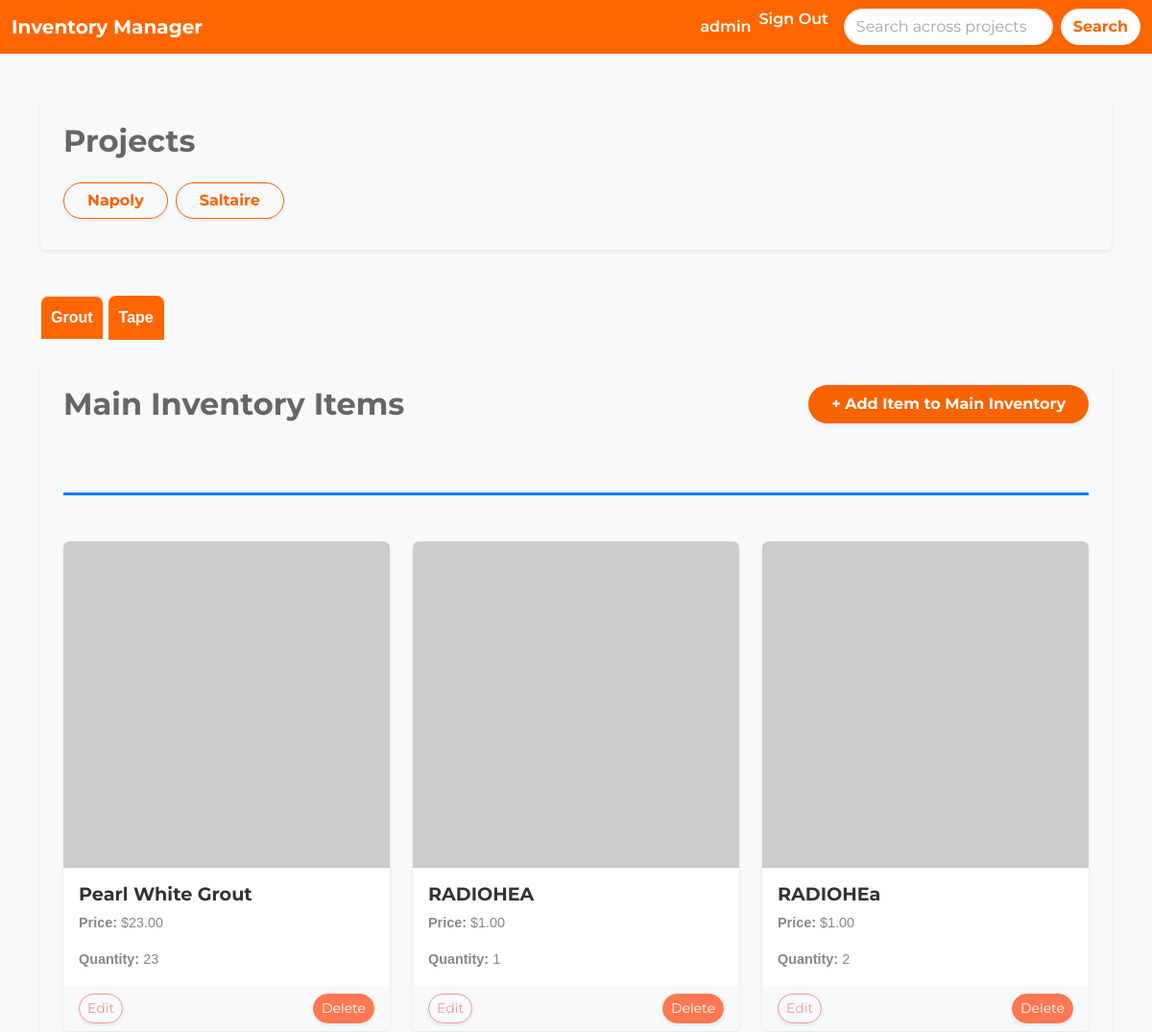
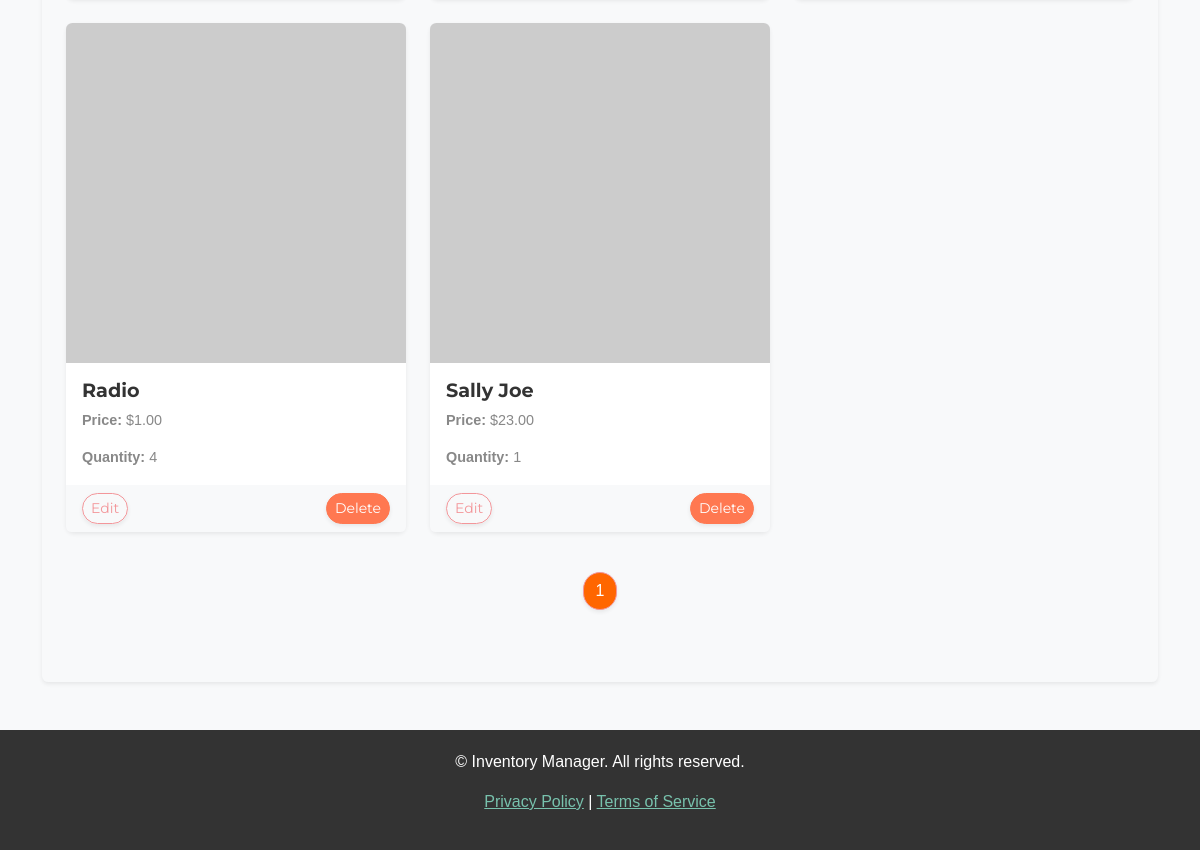
The page /dashboard/ (signed in) on the database its author committed (2 pictures, top to bottom).
### inventory/models.py (models this page shows, shortened)
class Project(models.Model):
	name = models.CharField(max_length=200)
	description = models.TextField(blank=True, null=True)
	user = models.ForeignKey(User, on_delete=models.CASCADE)
	date_created = models.DateTimeField(auto_now_add=True)

class Category(models.Model):
	name = models.CharField(max_length=200)
	class Meta:
		verbose_name_plural = 'categories'

class InventoryItem(models.Model):
    name = models.CharField(max_length=200)
    quantity = models.IntegerField()
    category = models.ForeignKey('Category', on_delete=models.SET_NULL, blank=True, null=True)
    price = models.DecimalField(max_digits=10, decimal_places=2, blank=True, null=True)
    date_created = models.DateTimeField(auto_now_add=True)
    user = models.ForeignKey(User, on_delete=models.CASCADE)
    project = models.ForeignKey(Project, on_delete=models.CASCADE, related_name="inventory_items", blank=False, null=False)
    image = models.ImageField(upload_to='inventory_images/', null=True, blank=True)

### inventory/views.py (the view)
# urls.py: path('dashboard/', Dashboard.as_view(), name='dashboard'),
class Dashboard(LoginRequiredMixin, View):
    def get(self, request):
        main_project = Project.objects.filter(name="Main Project").first()
        projects = Project.objects.exclude(id=main_project.id).order_by('name') if main_project else Project.objects.all().order_by('name')
        search_query = request.GET.get('search', '')
        items = InventoryItem.objects.filter(project=main_project)
        if search_query:
            items = items.filter(name__icontains=search_query)
        items = items.order_by('category__name', 'name')
        grouped_inventory = {}
        items_per_page = 6
        for item in items:
            category = item.category.name
            if category not in grouped_inventory:
                grouped_inventory[category] = []
            grouped_inventory[category].append(item)
        category_pages = {}
        for category, item_list in grouped_inventory.items():
            paginator = Paginator(item_list, items_per_page)
            page_number = request.GET.get(f'page_{category}', 1)
            category_pages[category] = paginator.get_page(page_number)
        return render(request, 'inventory/dashboard.html', {
            'main_project': main_project,
            'projects': projects,
            'grouped_inventory': category_pages,
        })

### inventory/templates/inventory/dashboard.html (shortened to what this page needs)
{% extends 'inventory/base.html' %}
{% load crispy_forms_tags %}
{% block content %}
    <div class="container mt-5">
        <div class="card shadow-sm p-4 mb-5 rounded" style="border: none; background-color: var(--light-grey);">
            <h2 class="mb-4" style="color: var(--dark-grey); font-weight: bold;">Projects</h2>
            {% if projects %}
                <div class="d-flex flex-wrap gap-2">
                    {% for project in projects %}
                        <a href="{% url 'project_inventory' project.id %}" class="btn btn-outline-primary mb-2 rounded-pill shadow-sm px-4" style="font-weight: bold; color: var(--primary-color);">
                            {{ project.name }}
                        </a>
                    {% endfor %}
                </div>
            {% else %}
                <p style="color: var(--dark-grey);">No projects available.</p>
            {% endif %}
        </div>
        <div class="category-tabs mb-4">
            <ul class="nav nav-tabs border-0" style="font-weight: bold;">
                {% for category, items in grouped_inventory.items %}
                    <li class="nav-item">
                        <a class="nav-link {% if forloop.first %}active{% endif %}"
                           data-bs-toggle="tab" href="#category_{{ forloop.counter }}"
                           style="color: #FFFFFF; background-color: #FF6600; border-radius: 8px 8px 0 0; padding: 10px; margin-right: 5px; text-align: center;">
                            {{ category }}
                        </a>
                    </li>
                {% endfor %}
            </ul>
        </div>
        <div class="card shadow-sm p-4 mb-5 rounded" style="border: none; background-color: var(--light-grey);">
            <div class="d-flex justify-content-between align-items-center mb-4">
                <h2 class="mb-0" style="color: var(--dark-grey); font-weight: bold;">Main Inventory Items</h2>
                <a href="{% url 'add-item' %}" class="btn btn-primary rounded-pill px-4 py-2 shadow-sm">+ Add Item to Main Inventory</a>
            </div>
            <div class="tab-content">
                {% for category, items in grouped_inventory.items %}
                    <div class="tab-pane fade {% if forloop.first %}show active{% endif %}" id="category_{{ forloop.counter }}">
                        <div class="category-section my-5">
                            <div class="row mt-4">
                                {% for item in items %}
                                    <div class="col-md-4 col-sm-6 mb-4">
                                        <div class="card h-100 shadow-sm" style="border-radius: 8px;">
                                            {% if item.image %}
                                                <img src="{{ item.image.url }}" class="card-img-top rounded-top" alt="{{ item.name }}">
                                            {% else %}
                                                <img src="https://via.placeholder.com/150" class="card-img-top rounded-top" alt="Placeholder Image">
                                            {% endif %}
                                            <div class="card-body">
                                                <h5 class="card-title" style="color: var(--secondary-color); font-weight: bold;">{{ item.name }}</h5>
                                                <p class="card-text"><strong>Price:</strong> ${{ item.price }}</p>
                                                <p class="card-text"><strong>Quantity:</strong> {{ item.quantity }}</p>
                                            </div>
                                            <div class="card-footer d-flex justify-content-between" style="background-color: var(--light-grey); border-top: none;">
                                                {% if user.is_staff %}
                                                    <a href="{% url 'edit-item' item.id %}" class="btn btn-outline-secondary btn-sm rounded-pill shadow-sm">Edit</a>
                                                    <a href="{% url 'delete-item' item.id %}" class="btn btn-danger btn-sm rounded-pill shadow-sm">Delete</a>
                                                {% endif %}
                                            </div>
                                        </div>
                                    </div>
                                {% endfor %}
                            </div>
                            <div class="pagination-controls mt-3">
                                <nav aria-label="Page navigation">
                                    <ul class="pagination justify-content-center">
                                        {% for num in items.paginator.page_range %}
                                            <li class="page-item {% if items.number == num %}active{% endif %}">
                                                <a class="page-link rounded-pill shadow-sm {% if items.number == num %}text-white{% else %}text-dark{% endif %}"
                                                   href="?page_{{ category }}={{ num }}"
                                                   style="{% if items.number == num %} background-color: #ff6600; color: white; {% else %} background-color: #f5f5f5; color: #444444; border: 1px solid #e0e0e0; {% endif %}">
                                                    {{ num }}
                                                </a>
                                            </li>
                                        {% endfor %}
                                    </ul>
                                </nav>
                            </div>
                        </div>
                    </div>
                {% endfor %}
            </div>
        </div>
    </div>
{% endblock %}

### inventory/templates/inventory/navigation.html (shortened to what this page needs)
<nav class="navbar navbar-expand-lg" style="background-color: #FF6600;">
    <div class="container-fluid">
        <a class="navbar-brand text-white fw-bold" href="{% url 'dashboard' %}">Inventory Manager</a>
        <div class="collapse navbar-collapse justify-content-end" id="navbarNav">
            <ul class="navbar-nav">
                {% if user.is_authenticated %}
                    <li class="nav-item">
                        <a class="nav-link text-white fw-semibold" href="#">{{ user.username }}</a>
                    </li>
                    <li class="nav-item">
                        <form method="POST" action="{% url 'logout' %}" style="display:inline;">
                            <button type="submit" class="nav-link text-white fw-semibold" style="background:none; border:none; padding:0; color:inherit; cursor:pointer;">
                                Sign Out
                            </button>
                        </form>
                    </li>
                {% endif %}
            </ul>
            <form method="GET" action="{% url 'search_results' %}" class="d-flex ms-3">
                <input class="form-control me-2 rounded-pill shadow-sm" type="search" name="search" placeholder="Search across projects..." aria-label="Search" value="{{ request.GET.search }}">
                <button class="btn btn-light rounded-pill shadow-sm fw-bold" type="submit" style="background-color: #FFFFFF; color: #FF6600;">Search</button>
            </form>
        </div>
    </div>
</nav>

### inventory/static/css/style.css (style rules this page uses)
.category-section { border-top: 3px solid #007bff; padding-top: 1.5rem; margin-top: 2rem; }
:root { --primary-color: #f96302; --secondary-color: #333333; --light-grey: #f8f9fa; --dark-grey: #666666; --accent-color: #ffb732; }
body { font-family: Arial, sans-serif; color: var(--secondary-color); background-color: var(--light-grey); }
.navbar { background-color: var(--primary-color); color: white; }
.nav-link, .navbar-brand { color: white !important; font-weight: bold; }
h1, h2, h3, h4, h5, h6 { color: var(--dark-grey); font-weight: bold; }
.card { border: none; box-shadow: 0px 4px 8px rgba(0, 0, 0, 0.1); border-radius: 8px; }
.card-title { font-size: 1.2rem; color: var(--secondary-color); }
.card-body p { font-size: 0.9rem; }
.btn-primary { background-color: var(--primary-color); border: none; color: white; font-weight: bold; }
.btn-outline-primary { color: var(--primary-color); border: 1px solid var(--primary-color); }
.form-control { border-radius: 20px; }

### rows shown on the page
Project: name "Napoly"
Project: name "Saltaire"
Category: grouped_inventory "Grout"
Category: grouped_inventory "Tape"
InventoryItem: name "Pearl White Grout", price "23.00", quantity "23"
InventoryItem: name "RADIOHEA", price "1.00", quantity "1"
InventoryItem: name "RADIOHEa", price "1.00", quantity "2"
InventoryItem: name "Radio", price "1.00", quantity "4"
InventoryItem: name "Sally Joe", price "23.00", quantity "1"

### other values the page prints
{{ user.username }} "admin"
{{ num }} "1"
